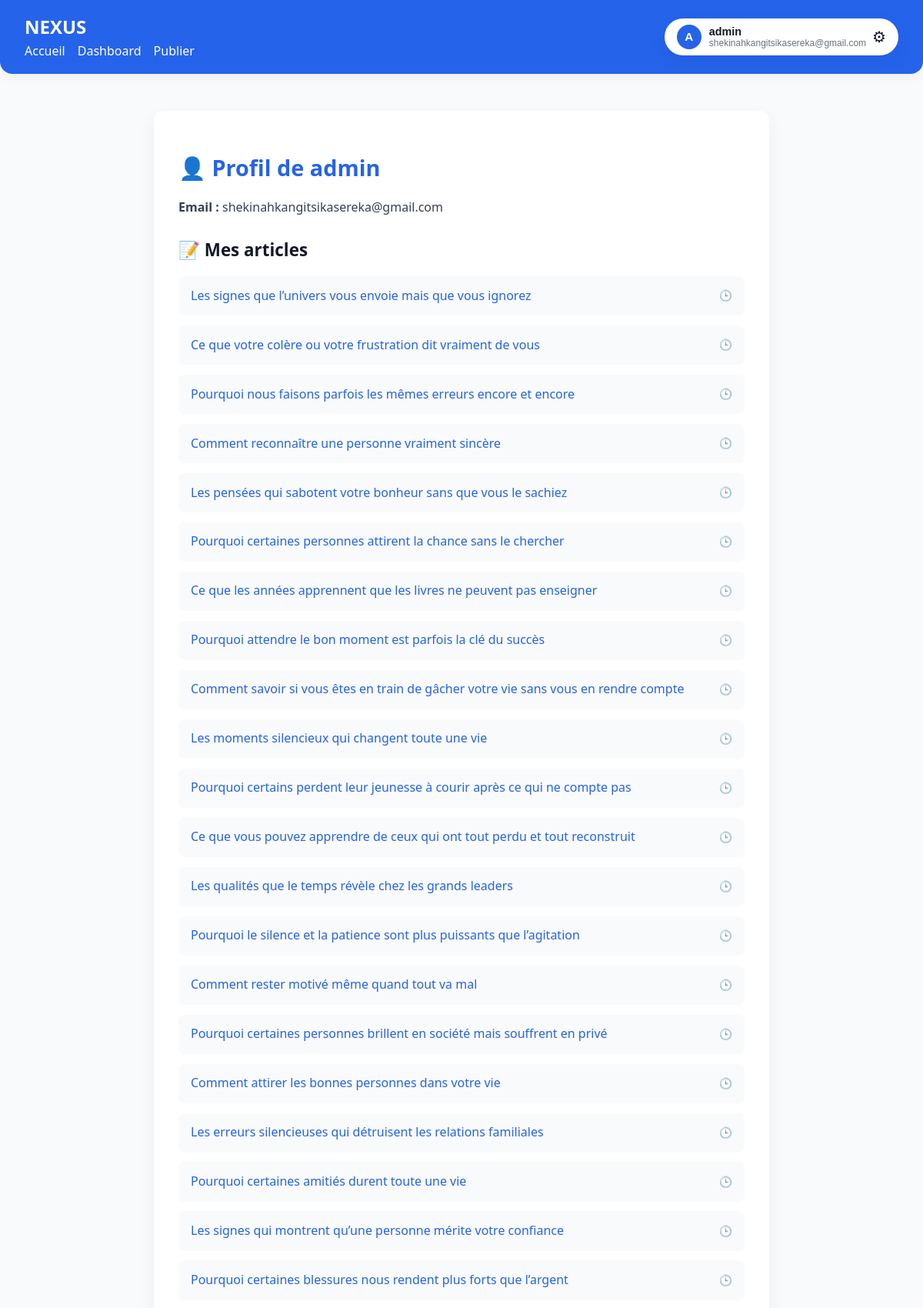
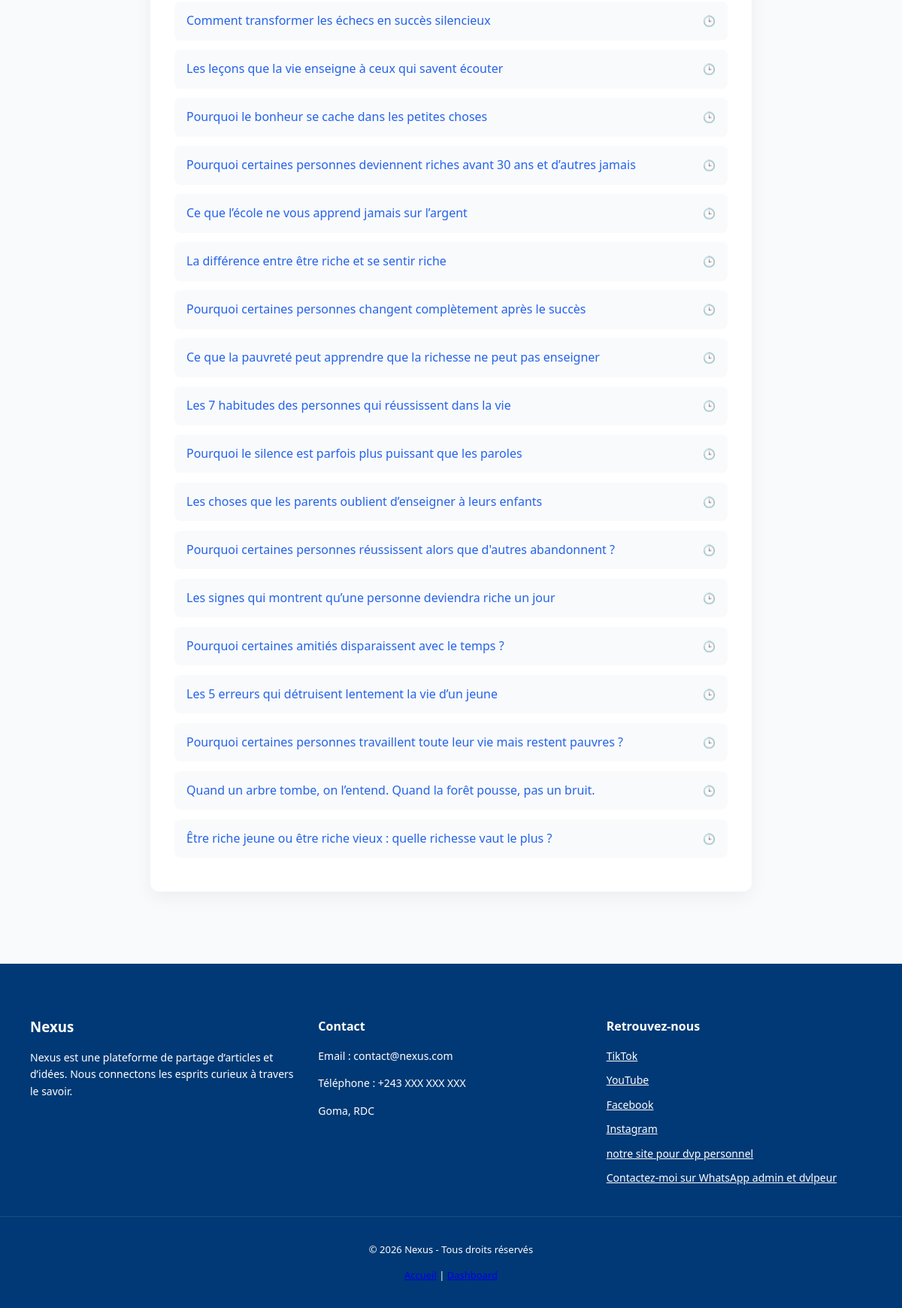
The page /profil/ (signed in) on the database its author committed (2 pictures, top to bottom).
### utilisateur/models.py (models this page shows, shortened)
class Article(models.Model):
    titre = models.CharField(max_length=200)
    contenu = models.TextField()
    auteur = models.ForeignKey(User, on_delete=models.CASCADE)
    date_creation = models.DateTimeField(default=timezone.now)
    image = models.ImageField(upload_to='articles/', null=True, blank=True)
    tags = models.ManyToManyField(Tag, related_name="articles", blank=True)
    vues = models.PositiveIntegerField(default=0)
    likes = models.ManyToManyField(
        settings.AUTH_USER_MODEL,
        related_name="articles_likes",
        blank=True
    )

### utilisateur/views.py (the view)
# urls.py: path('profil/', views.profil, name='profil'),
@login_required
def profil(request):
    articles = Article.objects.filter(auteur=request.user).order_by('-date_creation')
    return render(request, 'utilisateur/profil.html', {'user': request.user, 'articles': articles})

### utilisateur/templates/utilisateur/profil.html
{% extends 'base.html' %}
{% load static %}
{% block extra_css %}
<link rel="stylesheet" href="{% static 'css/profile.css' %}">
{% endblock %}
{% block content %}
<div class="profile-container">
    <div class="profile-card">
        <h1 class="profile-title">👤 Profil de {{ user.username }}</h1>
        <p class="profile-email"><strong>Email :</strong> {{ user.email }}</p>
        <h2 class="articles-title">📝 Mes articles</h2>
        <ul class="articles-list">
            {% for article in articles %}
                <li class="article-item">
                    <a href="{% url 'utilisateur:article_detail' article.id %}" class="article-link">
                        {{ article.titre }}
                    </a>
                    <span class="article-date">🕒 {{ article.date }}</span>
                </li>
            {% empty %}
                <p class="no-articles">Vous n'avez pas encore publié d'article.</p>
            {% endfor %}
        </ul>
    </div>
</div>
{% endblock %}

### templates/base.html (shortened to what this page needs)
{% load static %}
<!DOCTYPE html>
<html lang="fr">
<head>
<link rel="stylesheet" href="{% static 'css/navbar.css' %}">
<link rel="stylesheet" href="{% static 'css/base.css' %}">
{% block extra_css %}{% endblock %}
</head>
<body>
<nav class="navbar">
    <div class="nav-left">
        <a href="{% url 'utilisateur:index' %}" class="logo">NEXUS</a>
        <div class="nav-links" id="navLinks">
            <a href="{% url 'utilisateur:index' %}" class="nav-link">Accueil</a>
            {% if user.is_authenticated %}
                <a href="{% url 'utilisateur:dashboard' %}" class="nav-link">Dashboard</a>
                <a href="{% url 'utilisateur:create_article' %}" class="nav-link">Publier</a>
            {% endif %}
        </div>
    </div>
    <div class="nav-user">
        {% if user.is_authenticated %}
        <div class="settings-wrapper">
            <button class="settings-btn" id="settingsToggle">
                <div class="user-info">
                    <div class="avatar">{{ user.username|first|upper }}</div>
                    <div class="user-text">
                        <span class="username">{{ user.username }}</span>
                        <span class="email">{{ user.email }}</span>
                    </div>
                </div>
                <span class="gear">⚙</span>
            </button>
        </div>
        {% else %}
            <a href="{% url 'utilisateur:login' %}" class="btn-login">Connexion</a>
            <a href="{% url 'utilisateur:register' %}" class="btn-register">Inscription</a>
        {% endif %}
    </div>
</nav>
<main class="container">
    {% block content %}{% endblock %}
</main>
<footer class="footer">
    <div class="footer-container">
        <div class="footer-section">
            <h3>Nexus</h3>
            <p>
                Nexus est une plateforme de partage d’articles et d’idées.
                Nous connectons les esprits curieux à travers le savoir.
            </p>
        </div>
        <div class="footer-section">
            <h4>Contact</h4>
            <p>Email : contact@nexus.com</p>
            <p>Téléphone : +243 XXX XXX XXX</p>
            <p>Goma, RDC</p>
        </div>
        <div class="footer-section">
            <h4>Retrouvez-nous</h4>
            <div class="social-links">
                <a href="https://www.tiktok.com/@nexusselfreg">TikTok</a>
                <a href="https://www.youtube.com/channel/UCsA-ThRn4E1Z9MH6rdgD9kg">YouTube</a>
                <a href="#">Facebook</a>
                <a href="#">Instagram</a>
                <a href="nexusselfreg.alindae.com">notre site pour dvp personnel</a>
                <a href="https://wa.me/243977287139" target="_blank">Contactez-moi sur WhatsApp admin et dvlpeur</a>
            </div>
        </div>
    </div>
    <div class="footer-bottom">
        <p>© 2026 Nexus - Tous droits réservés</p>
        <p>
            <a href="{% url 'utilisateur:index' %}">Accueil</a>
            {% if user.is_authenticated %}
                | <a href="{% url 'utilisateur:dashboard' %}">Dashboard</a>
            {% endif %}
        </p>
    </div>
</footer>
</body>
</html>

### static/css/navbar.css (style rules this page uses)
.navbar { display: flex; justify-content: space-between; align-items: center; padding: 14px 30px; background-color: #2563eb; box-shadow: 0 5px 15px rgba(0,0,0,0.05); border-radius: 0 0 16px 16px; position: relative; z-index: 100; transition: background 0.3s ease, box-shadow 0.3s ease; }
.nav-left .logo { font-weight: 700; font-size: 1.5rem; color: #ffffff; text-decoration: none; }
.nav-links { display: flex; gap: 20px; }
.nav-link { text-decoration: none; font-weight: 500; color: #ffffff; transition: color 0.3s ease; }
.settings-wrapper { position: relative; display: inline-block; }
.settings-btn { display: flex; align-items: center; gap: 12px; background: #ffffff; border: 1px solid #e5e7eb; padding: 8px 16px; border-radius: 40px; cursor: pointer; transition: all 0.35s cubic-bezier(0.4, 0, 0.2, 1); box-shadow: 0 8px 25px rgba(0,0,0,0.05); }
.avatar { width: 38px; height: 38px; background: linear-gradient(135deg, #2563eb, #3b82f6); color: #fff; border-radius: 50%; display: flex; align-items: center; justify-content: center; font-weight: 600; font-size: 0.95rem; }
.user-info { display: flex; align-items: center; gap: 12px; }
.user-text { display: flex; flex-direction: column; text-align: left; }
.username { font-weight: 600; font-size: 0.9rem; color: #111827; }
.email { font-size: 0.75rem; color: #6b7280; }
.gear { transition: transform 0.4s ease, color 0.4s ease; }
body, .navbar, .footer, .container, .settings-menu { transition: background 0.3s ease, color 0.3s ease, border 0.3s ease, box-shadow 0.3s ease; }

### static/css/base.css (style rules this page uses)
body { font-family: "Segoe UI", Roboto, sans-serif; margin: 0; background-color: #f9fafb; color: #111827; line-height: 1.6; transition: background 0.3s ease, color 0.3s ease; }
.container { max-width: 1200px; margin: 2rem auto; padding: 0 1rem; }
.navbar { display: flex; justify-content: space-between; align-items: center; background: #2563eb; color: #fff; padding: 1rem 2rem; position: sticky; top: 0; z-index: 1000; }
.logo { font-size: 1.4rem; font-weight: bold; text-decoration: none; color: #fff; }
.nav-links { display: flex; gap: 1rem; }
.nav-link { color: #fff; text-decoration: none; font-weight: 500; transition: color 0.3s ease; }
.settings-wrapper { position: relative; }
.settings-btn { background: #fff; border: none; border-radius: 40px; padding: 0.5rem 1rem; cursor: pointer; display: flex; align-items: center; gap: 0.5rem; color: #111827; transition: background 0.3s ease; }
.user-info { display: flex; align-items: center; gap: 10px; }
.avatar { background: #2563eb; color: #fff; border-radius: 50%; width: 32px; height: 32px; display: flex; align-items: center; justify-content: center; font-weight: bold; }
.gear { font-size: 20px; }
.footer { background: #003975; color: #ffffff; padding-top: 50px; margin-top: 80px; }
.footer-container { display: flex; justify-content: space-between; flex-wrap: wrap; padding: 0 40px; gap: 30px; }
.footer-section { flex: 1; min-width: 250px; }
.footer-section h3, .footer-section h4 { margin-bottom: 15px; color: #ffffff; }
.footer-section p { line-height: 1.6; font-size: 14px; color: #ffffff; }
.social-links { display: flex; flex-direction: column; gap: 10px; }
.social-links a { color: #ffffff; transition: 0.3s ease; font-size: 14px; }
.footer-bottom { text-align: center; padding: 20px; margin-top: 40px; border-top: 1px solid rgba(255,255,255,0.1); font-size: 13px; color: #ffffff; }

### static/css/profile.css (style rules this page uses)
.profile-container { max-width: 800px; margin: 2rem auto; padding: 1rem; }
.profile-card { background: #ffffff; border-radius: 12px; box-shadow: 0 8px 25px rgba(0,0,0,0.05); padding: 2rem; transition: background 0.3s ease, color 0.3s ease; }
.profile-title { font-size: 1.8rem; font-weight: 700; color: #2563eb; margin-bottom: 0.5rem; }
.profile-email { font-size: 1rem; color: #374151; margin-bottom: 1.5rem; }
.articles-title { font-size: 1.4rem; font-weight: 600; margin-bottom: 1rem; color: #111827; }
.articles-list { list-style: none; padding: 0; margin: 0; }
.article-item { display: flex; justify-content: space-between; align-items: center; background: #f9fafb; padding: 0.8rem 1rem; border-radius: 8px; margin-bottom: 0.8rem; transition: background 0.3s ease; }
.article-link { font-weight: 500; color: #2563eb; text-decoration: none; transition: color 0.3s ease; }
.article-date { font-size: 0.85rem; color: #6b7280; }

### rows shown on the page
Article: titre "Les signes que l’univers vous envoie mais que vous ignorez"
Article: titre "Ce que votre colère ou votre frustration dit vraiment de vous"
Article: titre "Pourquoi nous faisons parfois les mêmes erreurs encore et encore"
Article: titre "Comment reconnaître une personne vraiment sincère"
Article: titre "Les pensées qui sabotent votre bonheur sans que vous le sachiez"
Article: titre "Pourquoi certaines personnes attirent la chance sans le chercher"
Article: titre "Ce que les années apprennent que les livres ne peuvent pas enseigner"
Article: titre "Pourquoi attendre le bon moment est parfois la clé du succès"
Article: titre "Comment savoir si vous êtes en train de gâcher votre vie sans vous en rendre compte"
Article: titre "Les moments silencieux qui changent toute une vie"
Article: titre "Pourquoi certains perdent leur jeunesse à courir après ce qui ne compte pas"
Article: titre "Ce que vous pouvez apprendre de ceux qui ont tout perdu et tout reconstruit"
Article: titre "Les qualités que le temps révèle chez les grands leaders"
Article: titre "Pourquoi le silence et la patience sont plus puissants que l’agitation"
Article: titre "Comment rester motivé même quand tout va mal"
Article: titre "Pourquoi certaines personnes brillent en société mais souffrent en privé"
Article: titre "Comment attirer les bonnes personnes dans votre vie"
Article: titre "Les erreurs silencieuses qui détruisent les relations familiales"
Article: titre "Pourquoi certaines amitiés durent toute une vie"
Article: titre "Les signes qui montrent qu’une personne mérite votre confiance"
Article: titre "Pourquoi certaines blessures nous rendent plus forts que l’argent"
Article: titre "Comment transformer les échecs en succès silencieux"
Article: titre "Les leçons que la vie enseigne à ceux qui savent écouter"
Article: titre "Pourquoi le bonheur se cache dans les petites choses"
Article: titre "Pourquoi certaines personnes deviennent riches avant 30 ans et d’autres jamais"
Article: titre "Ce que l’école ne vous apprend jamais sur l’argent"
Article: titre "La différence entre être riche et se sentir riche"
Article: titre "Pourquoi certaines personnes changent complètement après le succès"
Article: titre "Ce que la pauvreté peut apprendre que la richesse ne peut pas enseigner"
Article: titre "Les 7 habitudes des personnes qui réussissent dans la vie"
Article: titre "Pourquoi le silence est parfois plus puissant que les paroles"
Article: titre "Les choses que les parents oublient d’enseigner à leurs enfants"
Article: titre "Pourquoi certaines personnes réussissent alors que d'autres abandonnent ?"
Article: titre "Les signes qui montrent qu’une personne deviendra riche un jour"
Article: titre "Pourquoi certaines amitiés disparaissent avec le temps ?"
Article: titre "Les 5 erreurs qui détruisent lentement la vie d’un jeune"
Article: titre "Pourquoi certaines personnes travaillent toute leur vie mais restent pauvres ?"
Article: titre "Quand un arbre tombe, on l’entend. Quand la forêt pousse, pas un bruit."
Article: titre "Être riche jeune ou être riche vieux : quelle richesse vaut le plus ?"

### other values the page prints
{{ user.username|first|upper }} "A"
{{ user.username }} "admin"
{{ user.email }} "shekinahkangitsikasereka@gmail.com"
